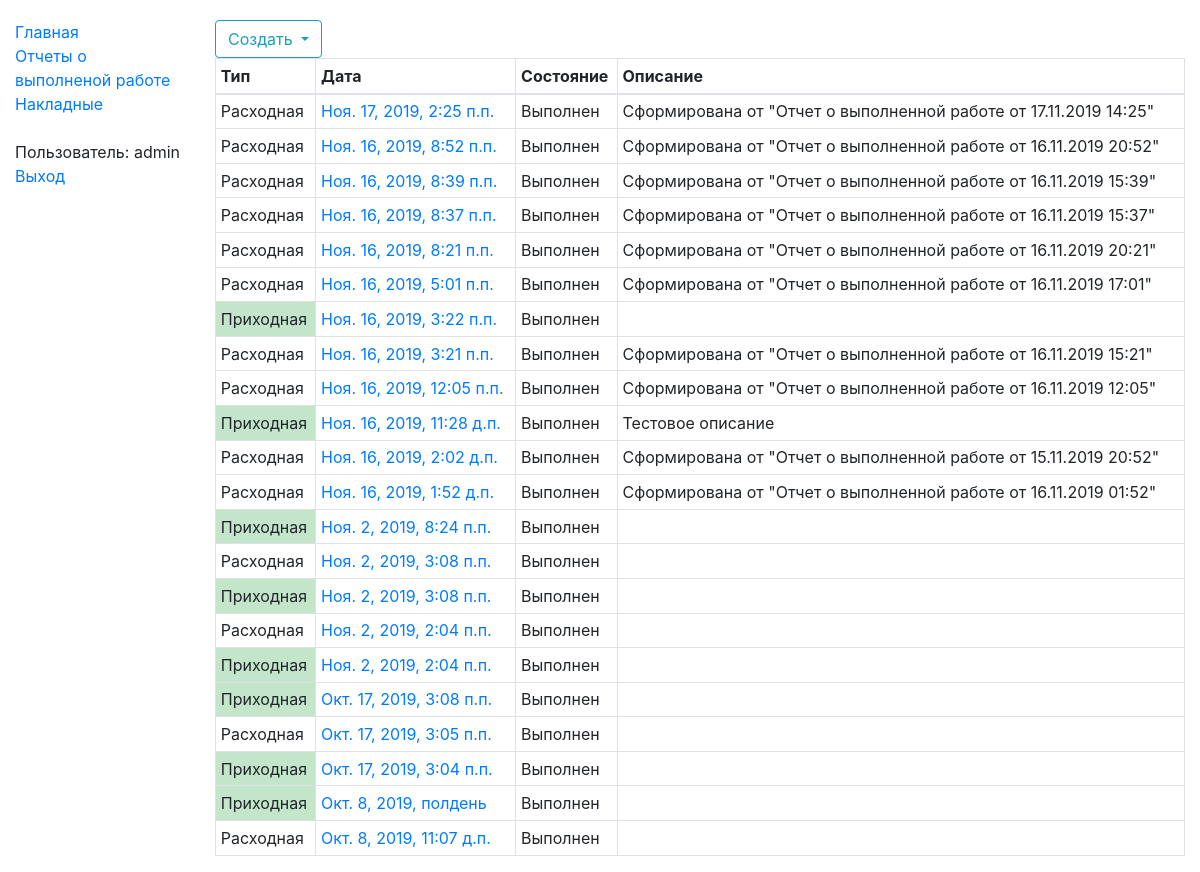
/stock/acts/ (signed in), run on an earlier commit of the app's database.
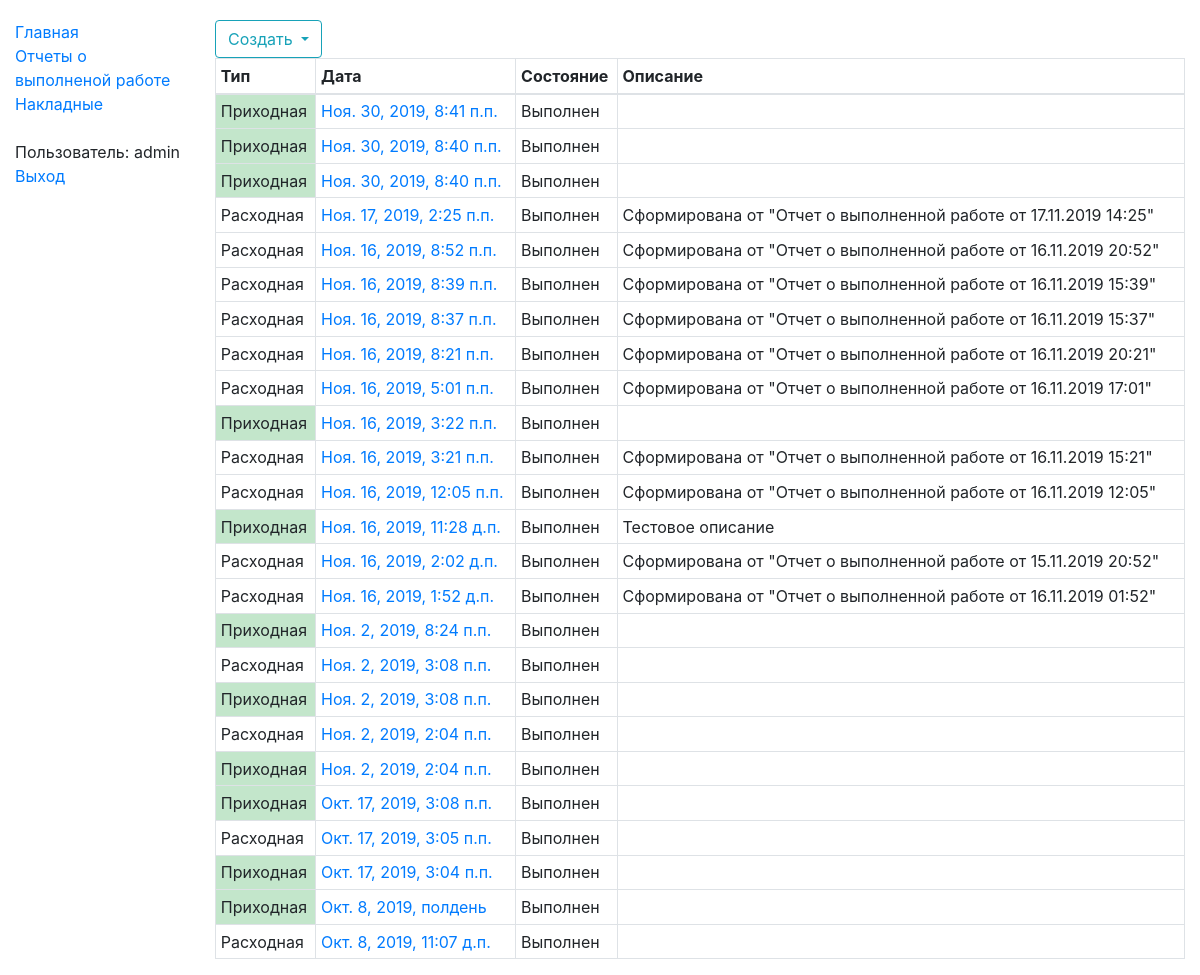
And on a later commit of the database.
### stocks/models.py (models this page shows, shortened)
class StkAct(models.Model):
    STATE_REGISTERING = "100"
    STATE_DONE = "300"
    s_state_choices = ((STATE_REGISTERING, "Оформляется"), (STATE_DONE, "Выполнен"))
    d_create_date = models.DateTimeField("Дата содания", db_index=True)
    d_reg_date = models.DateTimeField("Дата проведения", null=True)
    n_direction = models.SmallIntegerField("Направление", null=False)
    s_state = models.CharField("Состояние", max_length=3, choices=s_state_choices, null=False)
    s_desc = models.TextField("Описание", null=True, blank=True)
    class Meta:
        verbose_name = "Накладная"
        verbose_name_plural = "Накладные"
    def get_absolute_url(self):
        return reverse('stk_act-detail', args=[str(self.id)])

### stocks/act/act_views.py (the view)
# urls.py: path('acts/', act_views.StkActListView.as_view(), name='stk_acts'),
class StkActListView(LoginRequiredMixin, generic.ListView):
    model = StkAct
    template_name = 'stocks/act/stk_act_list.html'
    paginate_by = 100
    def get_queryset(self):
        return StkAct.objects.all().order_by("-d_create_date")

### templates/stocks/act/stk_act_list.html (shortened to what this page needs)
{% extends "base_generic_content.html" %}
{% block content %}
    <div class="btn-group" role="group" aria-label="Панель инструментов">
        <div class="btn-group" role="group">
            <button id="btnGroupCreate" type="button" class="btn dropdown-toggle btn-outline-info" data-toggle="dropdown" aria-haspopup="true" aria-expanded="false">
                Создать
            </button>
        </div>
    </div>
    <table class="table table-hover table-bordered table-sm">
        <thead>
            <tr>
                <th>Тип</th>
                <th>Дата</th>
                <th>Состояние</th>
                <th>Описание</th>
            </tr>
        </thead>
        <tbody>
        {% if object_list %}
            {% for object in object_list %}
                <tr class="grid-row" data-id="{{ object.id }}">
                    {% if object.n_direction == 1 %}<td class="table-success">Приходная</td>{% else %}<td>Расходная</td>{% endif %}
                    <td><a href="{{ object.get_absolute_url }}">{{ object.d_create_date }}</a></td>
                    <td {% if object.s_state != "300" %}class="table-warning"{% endif %}>{{ object.get_s_state_display}}</td>
                    <td>{% if object.s_desc is not None %}{{ object.s_desc}}{% endif %}</td>
                </tr>
            {% endfor %}
        {% endif %}
        </tbody>
    </table>
{% endblock %}

What changed in the data, as far as the page shows it:
added StkAct: n_direction "Приходная", d_create_date "Ноя. 30, 2019, 8:41 п.п.", s_state "Выполнен"
added StkAct: n_direction "Приходная", d_create_date "Ноя. 30, 2019, 8:40 п.п.", s_state "Выполнен"
added StkAct: n_direction "Приходная", d_create_date "Ноя. 30, 2019, 8:40 п.п.", s_state "Выполнен"
